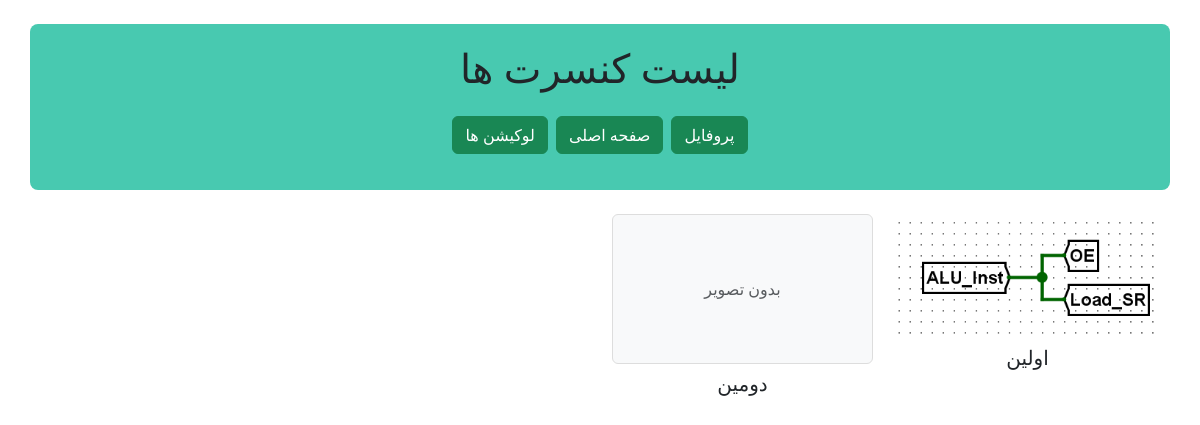
The page /ticketsales/concert/list on the database its author committed.
### ticketsales/models.py (models this page shows)
class ConcertModel(models.Model):
    class Meta:
        verbose_name = "کنسرت"
        verbose_name_plural = "کنسرت‌ها"
    Name = models.CharField(max_length=100, verbose_name="نام کنسرت")
    singer_name = models.CharField(max_length=100, verbose_name="نام خواننده")
    Price = models.FloatField(verbose_name="قیمت پایه")
    Time = models.IntegerField(verbose_name="مدت زمان (دقیقه)")
    poster = models.ImageField(
        upload_to="images/concert/", null=True, blank=True, verbose_name="پوستر کنسرت"
    )
    def __str__(self):
        return self.Name

### ticketsales/views.py (the view)
# urls.py: path("ticketsales/concert/list", concert_list_view),
def concert_list_view(request):
    concerts = ConcertModel.objects.all()
    context = {
        "concert_list": concerts,
        "concert_count": concerts.count(),
    }
    return render(request, "ticketsales/concert_list.html", context)

### ticketsales/templates/ticketsales/concert_list.html
{%extends "ticketsales/layout.html"%}
{% block titlepage %}
لیست کنسرت ها
{%endblock%}
{% block main_content%}
            {% if concert_list %}
            {% for concert in concert_list %}
            <div class="col-md-3 mb-4">
                <a href="#" style="text-decoration: none; color: inherit;">
                    <div class="imageBox">
                        {% if concert.poster %}
                        <img src="{{ concert.poster.url }}" class="img-fluid rounded mb-2" alt="پوستر">
                        {% else %}
                        <div class="bg-light rounded mb-2 d-flex align-items-center justify-content-center"
                            style="height: 150px; border: 1px solid #ddd;">
                            <span class="text-muted">بدون تصویر</span>
                        </div>
                        {% endif %}
                        <h5>{{ concert }}</h5>
                    </div>
                </a>
            </div>
            {% endfor %}
            {% endif %}
{%endblock%}

### rows shown on the page
ConcertModel: poster (picture), Name "اولین"
ConcertModel: poster "بدون تصویر", Name "دومین"
